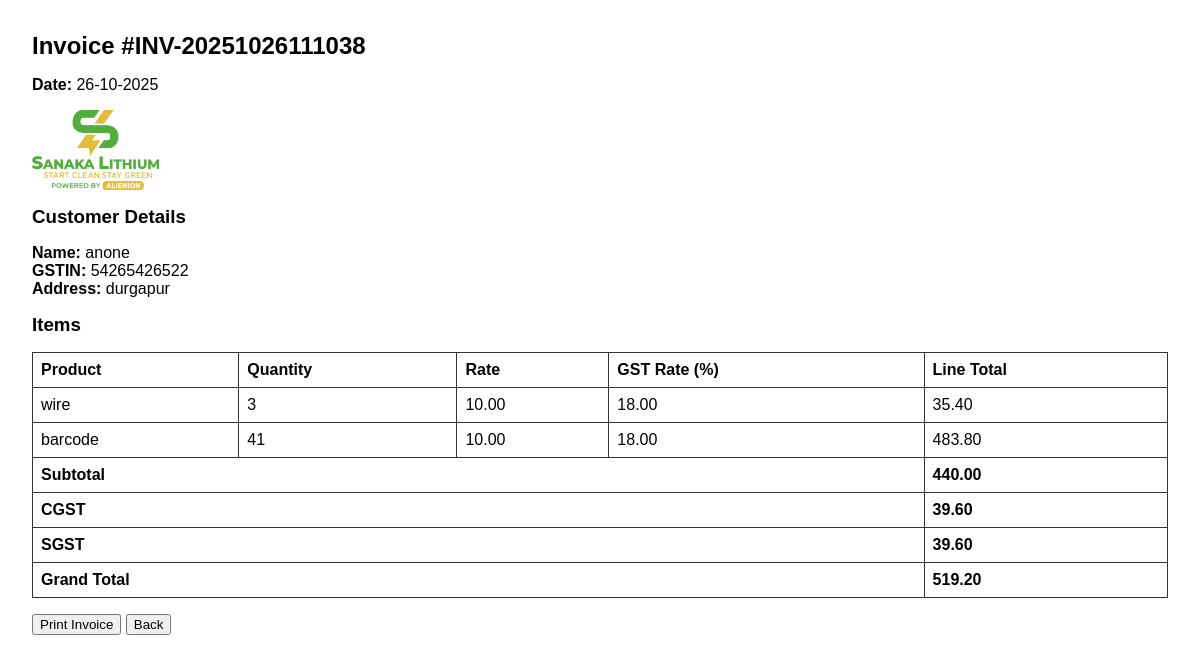
Screenshot of /view_invoice/1 with the database file from the repository.
### app.py (models this page shows)
class Invoice(db.Model):
    id = db.Column(db.Integer, primary_key=True)
    invoice_number = db.Column(db.String(25), unique=True, nullable=False)
    customer_name = db.Column(db.String(100), nullable=False)
    customer_gstin = db.Column(db.String(20))
    customer_address = db.Column(db.String(200))
    date = db.Column(db.Date, default=datetime.utcnow)
    subtotal = db.Column(db.Float, default=0.0)
    cgst = db.Column(db.Float, default=0.0)
    sgst = db.Column(db.Float, default=0.0)
    total = db.Column(db.Float, default=0.0)

class InvoiceItem(db.Model):
    id = db.Column(db.Integer, primary_key=True)
    invoice_id = db.Column(db.Integer, db.ForeignKey('invoice.id'), nullable=False)
    product_name = db.Column(db.String(100))
    quantity = db.Column(db.Integer)
    rate = db.Column(db.Float)
    gst_rate = db.Column(db.Float)
    line_total = db.Column(db.Float)
    invoice = db.relationship('Invoice', backref=db.backref('items', lazy=True))

### app.py (the view)
@app.route('/view_invoice/<int:invoice_id>')
def view_invoice(invoice_id):
    invoice = Invoice.query.get_or_404(invoice_id)
    return render_template('invoice.html', invoice=invoice)

### templates/invoice.html (shortened to what this page needs)
<!DOCTYPE html>
<html lang="en">
<head>
</head>
<body>
<h2>Invoice #{{ invoice.invoice_number }}</h2>
<p><strong>Date:</strong> {{ invoice.date.strftime('%d-%m-%Y') }}</p>
<div style="display: flex; align-items: center; margin-bottom: 1rem;">
  <img src="{{ url_for('static', filename='logo.png') }}" alt="Company Logo" style="height: 80px; margin-right: 20px;">
</div>
<h3>Customer Details</h3>
<p>
  <strong>Name:</strong> {{ invoice.customer_name }}<br />
  <strong>GSTIN:</strong> {{ invoice.customer_gstin or 'N/A' }}<br />
  <strong>Address:</strong> {{ invoice.customer_address or 'N/A' }}
</p>
<h3>Items</h3>
<table>
  <thead>
    <tr>
      <th>Product</th>
      <th>Quantity</th>
      <th>Rate</th>
      <th>GST Rate (%)</th>
      <th>Line Total</th>
    </tr>
  </thead>
  <tbody>
    {% for item in invoice.items %}
    <tr>
      <td>{{ item.product_name }}</td>
      <td>{{ item.quantity }}</td>
      <td>{{ "%.2f"|format(item.rate) }}</td>
      <td>{{ "%.2f"|format(item.gst_rate) }}</td>
      <td>{{ "%.2f"|format(item.line_total) }}</td>
    </tr>
    {% endfor %}
  </tbody>
  <tfoot>
    <tr class="total-row">
      <td colspan="4">Subtotal</td>
      <td>{{ "%.2f"|format(invoice.subtotal) }}</td>
    </tr>
    <tr class="total-row">
      <td colspan="4">CGST</td>
      <td>{{ "%.2f"|format(invoice.cgst) }}</td>
    </tr>
    <tr class="total-row">
      <td colspan="4">SGST</td>
      <td>{{ "%.2f"|format(invoice.sgst) }}</td>
    </tr>
    <tr class="total-row">
      <td colspan="4">Grand Total</td>
      <td>{{ "%.2f"|format(invoice.total) }}</td>
    </tr>
  </tfoot>
</table>
<div class="no-print">
  <button onclick="window.print()">Print Invoice</button>
  <button onclick="window.history.back()">Back</button>
</div>
</body>
</html>

### templates/invoice.html (style rules this page uses)
body { font-family: Arial, sans-serif; margin: 2rem; }
h1, h2, h3, h4, h5 { margin: 0; }
table { border-collapse: collapse; width: 100%; margin-top: 1rem; }
th, td { border: 1px solid #333; padding: 8px; text-align: left; }
.total-row td { font-weight: bold; }
.no-print { margin: 1em 0; }

### rows the page displays
Invoice: invoice_number "INV-20251026111038", date "26-10-2025", customer_name "anone", customer_gstin "54265426522", customer_address "durgapur", subtotal "440.00", cgst "39.60", sgst "39.60", total "519.20"
InvoiceItem: product_name "wire", quantity "3", rate "10.00", gst_rate "18.00", line_total "35.40"
InvoiceItem: product_name "barcode", quantity "41", rate "10.00", gst_rate "18.00", line_total "483.80"
